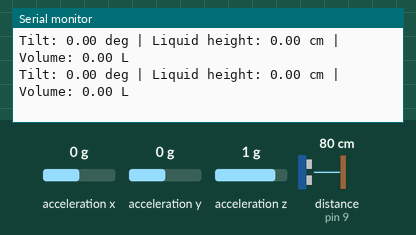
Bench run of a sketch on a simulated Arduino Uno, built with avr-gcc and run on an emulated ATmega328P. Shown: the last lines printed to the serial monitor. Wiring (inferred from the names in the program): ultrasonic range finder: trigger pin 8; echo pin 9; MPU-6050 motion sensor at I2C address 0x68. The test bench sets the inputs (shaded band); at power-on: acceleration x 0 g, distance to the obstacle (sensor on pin 9) 80 cm, acceleration y 0 g, acceleration z 1 g. The echo pulse lasts 58.3 µs per cm.

Above: at 1.3 s.
1.4 s: acceleration x set to -1.4 g
At 1.9 s:
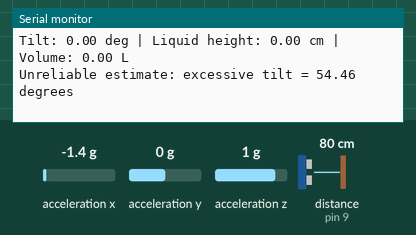
3.5 s: distance to the obstacle (sensor on pin 9) set to 2 cm
At 4.0 s:
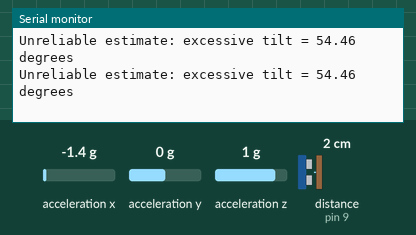
6.5 s: acceleration x set to 0 g
At 7.0 s:
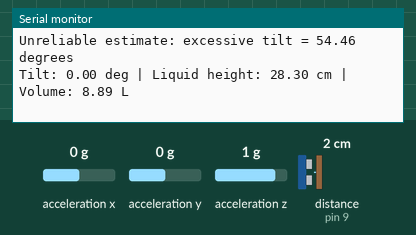
9.5 s: acceleration y set to -0.8 g
At 10.0 s:
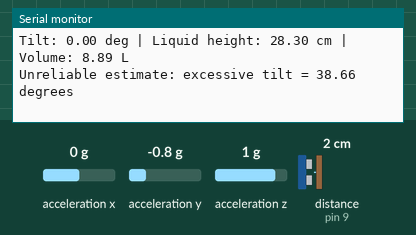
11.0 s: acceleration z set to -1.4 g
At 11.5 s:
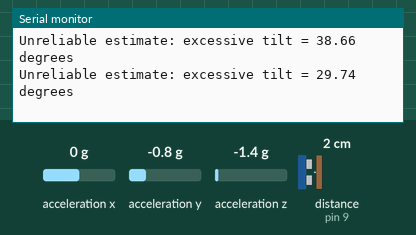
Timing chart, 0 to 13.5 s (numbered marks = the images above; inputs shaded):
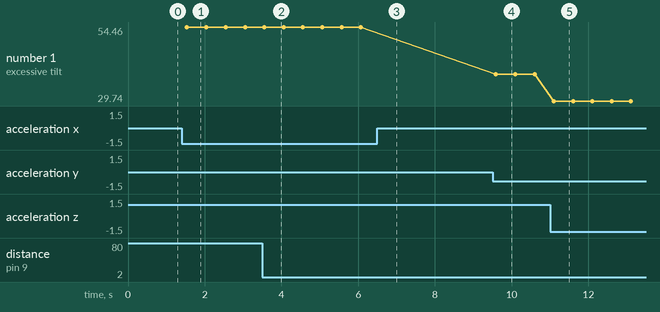

Measured:
- after the input at 1.4 s, the serial monitor: prints a new line after 0.13 s (image 1)
- after the input at 6.5 s, the serial monitor: prints a new line after 0.07 s (image 3)
- after the input at 9.5 s, the serial monitor: prints a new line after 0.09 s (image 4)
- after the input at 11.0 s, the serial monitor: prints a new line after 0.10 s (image 5)
- plotted number 1: 54.46 → 38.66 after the input at 9.5 s, 38.66 → 29.74 after the input at 11.0 s

The sketch:

05_Intelligent_Liquid_Volume_Estimator.ino
```cpp
#include <Wire.h>

/*
  Intelligent Liquid Volume Estimator - Arduino Uno R3

  Connections:
  HC-SR04 TRIG -> D8
  HC-SR04 ECHO -> D9
  MPU6050 SDA -> A4
  MPU6050 SCL -> A5

  Enter the inner dimensions of the cylindrical container below.
  Mount the ultrasonic sensor at the top, facing the liquid surface.
*/

const byte MPU_ADDRESS = 0x68;
const byte TRIG_PIN = 8;
const byte ECHO_PIN = 9;

const float CONTAINER_HEIGHT_CM = 30.0;
const float CONTAINER_RADIUS_CM = 10.0;
const float SENSOR_OFFSET_CM = 0.0;
const float MAX_RELIABLE_TILT_DEG = 12.0;

void writeMpuRegister(byte reg, byte value) {
  Wire.beginTransmission(MPU_ADDRESS);
  Wire.write(reg);
  Wire.write(value);
  Wire.endTransmission();
}

bool readAcceleration(float &ax, float &ay, float &az) {
  Wire.beginTransmission(MPU_ADDRESS);
  Wire.write(0x3B);
  if (Wire.endTransmission(false) != 0) return false;
  if (Wire.requestFrom(MPU_ADDRESS, (byte)6) != 6) return false;

  int16_t rawAx = (Wire.read() << 8) | Wire.read();
  int16_t rawAy = (Wire.read() << 8) | Wire.read();
  int16_t rawAz = (Wire.read() << 8) | Wire.read();

  ax = rawAx / 16384.0;
  ay = rawAy / 16384.0;
  az = rawAz / 16384.0;
  return true;
}

float measureDistanceCm() {
  digitalWrite(TRIG_PIN, LOW);
  delayMicroseconds(2);
  digitalWrite(TRIG_PIN, HIGH);
  delayMicroseconds(10);
  digitalWrite(TRIG_PIN, LOW);

  const unsigned long duration = pulseIn(ECHO_PIN, HIGH, 30000);
  if (duration == 0) return -1.0;

  return duration * 0.0343 / 2.0;
}

void setup() {
  pinMode(TRIG_PIN, OUTPUT);
  pinMode(ECHO_PIN, INPUT);

  Serial.begin(9600);
  Wire.begin();
  writeMpuRegister(0x6B, 0x00);
}

void loop() {
  float ax, ay, az;
  if (!readAcceleration(ax, ay, az)) {
    Serial.println(F("MPU6050 read failed."));
    delay(500);
    return;
  }

  const float tiltDeg =
      atan2(sqrt(ax * ax + ay * ay), abs(az)) * 180.0 / PI;

  const float measuredDistance = measureDistanceCm();
  if (measuredDistance < 0) {
    Serial.println(F("Ultrasonic measurement failed."));
    delay(500);
    return;
  }

  if (tiltDeg > MAX_RELIABLE_TILT_DEG) {
    Serial.print(F("Unreliable estimate: excessive tilt = "));
    Serial.print(tiltDeg);
    Serial.println(F(" degrees"));
    delay(500);
    return;
  }

  const float correctedDistance =
      (measuredDistance - SENSOR_OFFSET_CM) * cos(tiltDeg * PI / 180.0);

  const float liquidHeight =
      constrain(CONTAINER_HEIGHT_CM - correctedDistance, 0.0, CONTAINER_HEIGHT_CM);

  const float volumeCm3 =
      PI * CONTAINER_RADIUS_CM * CONTAINER_RADIUS_CM * liquidHeight;
  const float volumeLitres = volumeCm3 / 1000.0;

  Serial.print(F("Tilt: "));
  Serial.print(tiltDeg);
  Serial.print(F(" deg | Liquid height: "));
  Serial.print(liquidHeight);
  Serial.print(F(" cm | Volume: "));
  Serial.print(volumeLitres, 2);
  Serial.println(F(" L"));

  delay(500);
}
```
